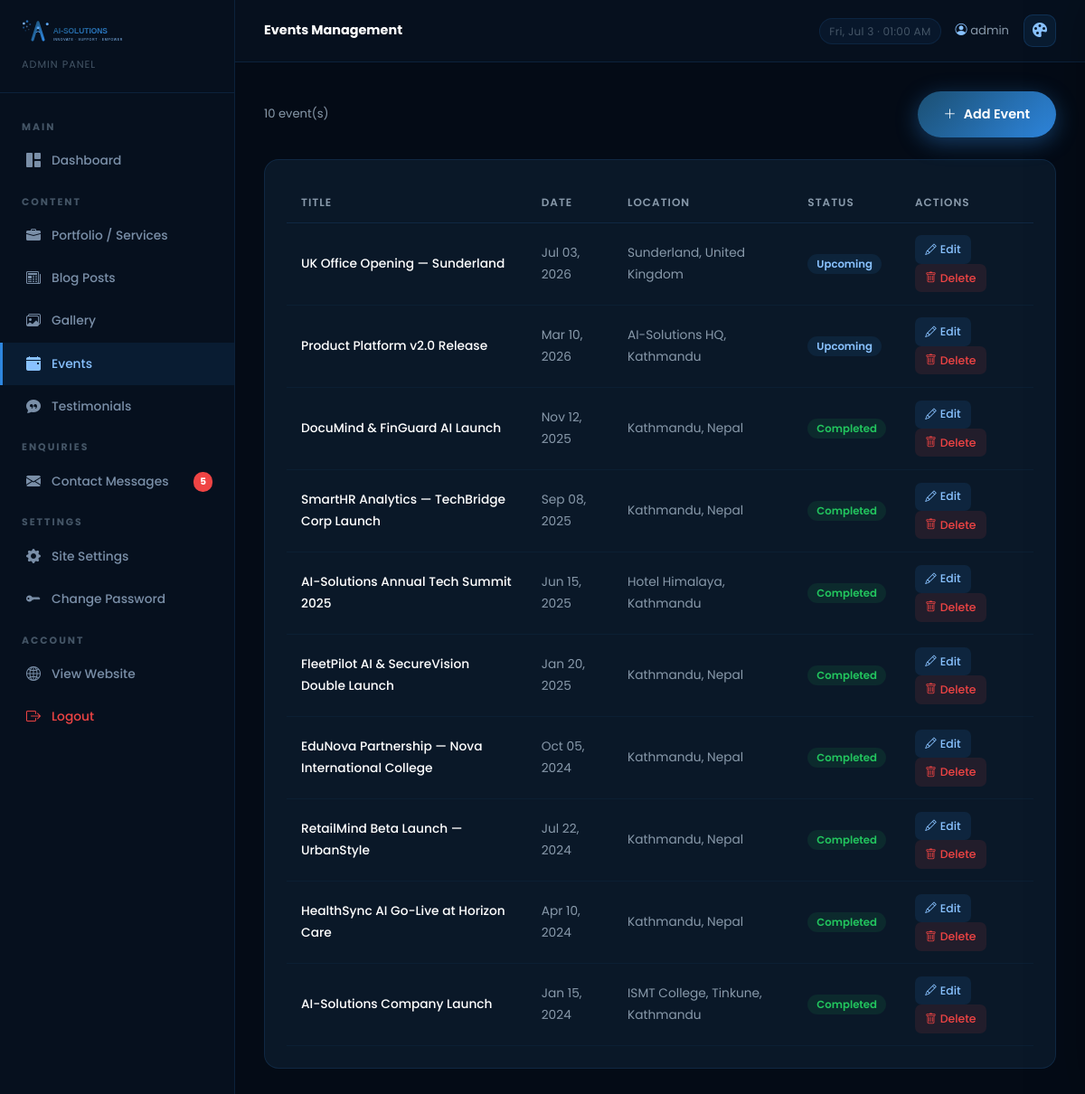
The page /panel/events/ (signed in) on the database its author committed.
### core/models.py (models this page shows, shortened)
class Event(models.Model):
    title = models.CharField(max_length=200)
    description = models.TextField()
    date = models.DateField()
    location = models.CharField(max_length=200, blank=True)
    image = models.ImageField(upload_to='events/', blank=True, null=True)
    is_completed = models.BooleanField(default=False)
    created_at = models.DateTimeField(auto_now_add=True)
    class Meta:
        ordering = ['-date']
        verbose_name = 'Event'
        verbose_name_plural = 'Events'

### panel/views.py (the view)
    def wrapper(request, *args, **kwargs):
        if not request.user.is_authenticated:
            return redirect('panel_login')
        if not request.user.is_staff:
            messages.error(request, 'Access denied.')
            return redirect('panel_login')
        return view_func(request, *args, **kwargs)

### core/context_processors.py (called while the page is built)
def site_settings(request):
    return {'settings': SiteSettings.get_settings()}

def unread_messages(request):
    if request.user.is_authenticated and request.user.is_staff:
        count = ContactMessage.objects.filter(is_read=False).count()
        return {'unread_messages_count': count}
    return {'unread_messages_count': 0}

### core/models.py (called while the page is built)
    @classmethod
    def get_settings(cls):
        obj, _ = cls.objects.get_or_create(pk=1)
        return obj

### panel/views.py (called while the page is built)
def staff_required(view_func):
    def wrapper(request, *args, **kwargs):
        if not request.user.is_authenticated:
            return redirect('panel_login')
        if not request.user.is_staff:
            messages.error(request, 'Access denied.')
            return redirect('panel_login')
        return view_func(request, *args, **kwargs)
    return wrapper

@staff_required
def events_list(request):
    return render(request, 'panel/events_list.html', {'events': Event.objects.all()})

### templates/panel/events_list.html (shortened to what this page needs)
{% extends 'panel/base_panel.html' %}
{% block page_title %}Events Management{% endblock %}
{% block content %}
<div class="d-flex justify-content-between align-items-center mb-4">
  <p style="font-size:.82rem;color:var(--text-muted);margin:0;">{{ events.count }} event(s)</p>
  <a href="{% url 'panel_event_add' %}" class="btn-primary-custom" style="display:inline-flex;"><i class="bi bi-plus-lg"></i> Add Event</a>
</div>
<div class="panel-card">
  <div class="table-responsive">
    <table class="panel-table">
      <thead><tr><th>Title</th><th>Date</th><th>Location</th><th>Status</th><th>Actions</th></tr></thead>
      <tbody>
        {% for e in events %}
        <tr>
          <td style="color:#fff;font-weight:500;">{{ e.title }}</td>
          <td>{{ e.date|date:"M d, Y" }}</td>
          <td>{{ e.location|default:"—" }}</td>
          <td>{% if e.is_completed %}<span class="badge-completed">Completed</span>{% else %}<span class="badge-upcoming">Upcoming</span>{% endif %}</td>
          <td>
            <a href="{% url 'panel_event_edit' e.pk %}" class="btn-panel-sm btn-panel-edit"><i class="bi bi-pencil"></i> Edit</a>
            <form method="post" action="{% url 'panel_event_delete' e.pk %}" class="d-inline" onsubmit="return confirm('Delete this event?')">
              {% csrf_token %}<button type="submit" class="btn-panel-sm btn-panel-delete"><i class="bi bi-trash"></i> Delete</button>
            </form>
          </td>
        </tr>
        {% empty %}
        <tr><td colspan="5" class="text-center" style="color:var(--text-muted);padding:2rem;">No events yet.</td></tr>
        {% endfor %}
      </tbody>
    </table>
  </div>
</div>
{% endblock %}

### templates/panel/base_panel.html (shortened to what this page needs)
{% load static %}
<!DOCTYPE html>
<html lang="en">
<head>
  <link href="https://cdn.jsdelivr.net/npm/bootstrap@5.3.3/dist/css/bootstrap.min.css" rel="stylesheet">
  <link rel="stylesheet" href="https://cdn.jsdelivr.net/npm/bootstrap-icons@1.11.3/font/bootstrap-icons.min.css">
  <link rel="stylesheet" href="{% static 'css/style.css' %}">
</head>
<body>
<div class="panel-wrapper">
  <aside class="panel-sidebar">
    <div class="panel-sidebar-header">
      <a href="{% url 'home' %}" class="d-block">
        <img src="{% static 'images/logo.svg' %}" alt="AI-Solutions" height="36">
      </a>
      <div style="font-size:.7rem;color:#445566;margin-top:6px;letter-spacing:1px;text-transform:uppercase;">Admin Panel</div>
    </div>
    <nav class="panel-nav">
      <span class="panel-nav-section">Main</span>
      <a href="{% url 'panel_dashboard' %}" class="panel-nav-link {% if request.resolver_match.url_name == 'panel_dashboard' %}active{% endif %}">
        <i class="bi bi-grid-1x2-fill"></i> Dashboard
      </a>
      <span class="panel-nav-section">Content</span>
      <a href="{% url 'panel_services' %}" class="panel-nav-link {% if 'panel_service' in request.resolver_match.url_name %}active{% endif %}">
        <i class="bi bi-briefcase-fill"></i> Portfolio / Services
      </a>
      <a href="{% url 'panel_blog' %}" class="panel-nav-link {% if 'panel_blog' in request.resolver_match.url_name %}active{% endif %}">
        <i class="bi bi-newspaper"></i> Blog Posts
      </a>
      <a href="{% url 'panel_gallery' %}" class="panel-nav-link {% if request.resolver_match.url_name == 'panel_gallery' %}active{% endif %}">
        <i class="bi bi-images"></i> Gallery
      </a>
      <a href="{% url 'panel_events' %}" class="panel-nav-link {% if 'panel_event' in request.resolver_match.url_name %}active{% endif %}">
        <i class="bi bi-calendar-event-fill"></i> Events
      </a>
      <a href="{% url 'panel_testimonials' %}" class="panel-nav-link {% if 'panel_testimonial' in request.resolver_match.url_name %}active{% endif %}">
        <i class="bi bi-chat-quote-fill"></i> Testimonials
      </a>
      <span class="panel-nav-section">Enquiries</span>
      <a href="{% url 'panel_contacts' %}" class="panel-nav-link {% if 'panel_contact' in request.resolver_match.url_name %}active{% endif %}">
        <i class="bi bi-envelope-fill"></i> Contact Messages
        {% with unread_count=unread_messages_count %}
        {% if unread_count > 0 %}
        <span style="margin-left:auto;background:#ef4444;color:#fff;font-size:.65rem;font-weight:700;padding:2px 7px;border-radius:10px;">{{ unread_count }}</span>
        {% endif %}
        {% endwith %}
      </a>
      <span class="panel-nav-section">Settings</span>
      <a href="{% url 'panel_settings' %}" class="panel-nav-link {% if request.resolver_match.url_name == 'panel_settings' %}active{% endif %}">
        <i class="bi bi-gear-fill"></i> Site Settings
      </a>
      <a href="{% url 'panel_password' %}" class="panel-nav-link {% if request.resolver_match.url_name == 'panel_password' %}active{% endif %}">
        <i class="bi bi-key-fill"></i> Change Password
      </a>
      <span class="panel-nav-section">Account</span>
      <a href="{% url 'home' %}" class="panel-nav-link" target="_blank">
        <i class="bi bi-globe2"></i> View Website
      </a>
      <a href="{% url 'panel_logout' %}" class="panel-nav-link" style="color:#ef4444;">
        <i class="bi bi-box-arrow-right"></i> Logout
      </a>
    </nav>
  </aside>
  <div class="panel-main">
    <div class="panel-topbar">
      <h6 style="font-size:.9rem;font-weight:700;color:#fff;margin:0;">{% block page_title %}Dashboard{% endblock %}</h6>
      <div class="d-flex align-items-center gap-3">
        <span class="panel-topbar-date d-none d-sm-block" id="panel-clock"></span>
        <span style="font-size:.82rem;color:var(--text-muted);">
          <i class="bi bi-person-circle" style="color:var(--secondary);"></i>
          {{ request.user.get_full_name|default:request.user.username }}
        </span>
        <button class="tc-trigger-btn" onclick="tcOpen()" title="Theme Customizer">
          <i class="bi bi-palette-fill"></i>
        </button>
      </div>
    </div>
    <div class="panel-content">
      {% block content %}{% endblock %}
    </div>
  </div>
</div>
</body>
</html>

### static/css/style.css (style rules this page uses)
:root { --primary: #2E86DE; --primary-dark: #1B4F72; --secondary: #89C2FF; --dark: #060f1c; --dark-card: #0a1828; --dark-card-2: #0e2038; --dark-border: rgba(46, 134, 222, 0.15); --soft-gray: #D6DBDF; --text-muted: #8899AA; --gradient-1: linear-gradient(135deg, #1B4F72 0%, #2E86DE 100%); --gradient-2: linear-gradient(135deg, #2E86DE 0%, #89C2FF 100%); --gradient-hero: linear-gradient(160deg, #050d18 0%, #0a1e38 50%, #050d18 100%); --shadow-glow: 0 0 40px rgba(46, 134, 222, 0.2); --shadow-card: 0 8px 32px rgba(0, 0, 0, 0.35); --radius-lg: 16px; --radius-pill: 50px; --transition: all 0.3s ease; }
*, *::before, *::after { box-sizing: border-box; }
html { scroll-behavior: smooth; }
body { font-family: 'Poppins', sans-serif; background-color: var(--dark); color: #C8D8E8; line-height: 1.75; overflow-x: hidden; }
h1,h2,h3,h4,h5,h6 { font-family: 'Poppins', sans-serif; font-weight: 700; color: #fff; }
a { text-decoration: none; transition: var(--transition); }
.btn-primary-custom { background: var(--gradient-1); border: none; color: #fff; padding: 0.8rem 1.8rem; border-radius: var(--radius-pill); font-weight: 600; font-size: 0.9rem; box-shadow: 0 6px 24px rgba(46,134,222,0.4); transition: var(--transition); display: inline-flex; align-items: center; gap: 8px; }
.panel-wrapper { display: flex; min-height: 100vh; background: #040b16; }
.panel-sidebar { width: 260px; background: #06101e; border-right: 1px solid var(--dark-border); display: flex; flex-direction: column; position: fixed; top: 0; left: 0; bottom: 0; overflow-y: auto; z-index: 100; }
.panel-sidebar-header { padding: 1.25rem 1.5rem; border-bottom: 1px solid var(--dark-border); }
.panel-nav { padding: 1rem 0; flex: 1; }
.panel-nav-section { font-size: 0.68rem; font-weight: 700; letter-spacing: 2px; text-transform: uppercase; color: #445566; padding: 0.75rem 1.5rem 0.3rem; display: block; }
.panel-nav-link { display: flex; align-items: center; gap: 10px; padding: 0.6rem 1.5rem; color: #7a8fa8; font-size: 0.86rem; font-weight: 500; transition: var(--transition); border-left: 3px solid transparent; }
.panel-nav-link.active { color: var(--secondary); background: rgba(46,134,222,0.1); border-left-color: var(--primary); }
.panel-nav-link i { font-size: 1rem; width: 20px; text-align: center; }
.panel-main { margin-left: 260px; flex: 1; display: flex; flex-direction: column; }
.panel-topbar { background: #06101e; border-bottom: 1px solid var(--dark-border); padding: 1rem 2rem; display: flex; align-items: center; justify-content: space-between; position: sticky; top: 0; z-index: 90; backdrop-filter: blur(8px); }
.panel-topbar-date { font-size: .75rem; color: #445566; background: rgba(46,134,222,0.07); border: 1px solid rgba(46,134,222,0.12); padding: 3px 10px; border-radius: 20px; letter-spacing: .3px; }
.panel-content { padding: 2rem; flex: 1; }
.panel-card { background: #0a1828; border: 1px solid var(--dark-border); border-radius: var(--radius-lg); padding: 1.5rem; transition: border-color 0.2s ease; }
.panel-table { width: 100%; border-collapse: collapse; }
.panel-table th { font-size: 0.75rem; font-weight: 600; text-transform: uppercase; letter-spacing: 1px; color: var(--text-muted); padding: 0.75rem 1rem; border-bottom: 1px solid var(--dark-border); white-space: nowrap; }
.panel-table td { padding: 0.85rem 1rem; font-size: 0.86rem; color: #8899aa; border-bottom: 1px solid rgba(46,134,222,0.06); vertical-align: middle; }
.panel-table td a { color: var(--secondary); }
.badge-completed { background: rgba(34,197,94,0.1); color: #22c55e; padding: 3px 10px; border-radius: 20px; font-size: 0.73rem; font-weight: 600; }
.badge-upcoming { background: rgba(46,134,222,0.1); color: var(--secondary); padding: 3px 10px; border-radius: 20px; font-size: 0.73rem; font-weight: 600; }
.btn-panel-sm { padding: 0.3rem 0.7rem; border-radius: 7px; font-size: 0.78rem; font-weight: 500; border: none; display: inline-flex; align-items: center; gap: 4px; }
.btn-panel-edit { background: rgba(46,134,222,0.12); color: var(--secondary); }
.btn-panel-delete { background: rgba(239,68,68,0.1); color: #ef4444; }
.tc-trigger-btn { width:36px; height:36px; border-radius:10px; background:rgba(46,134,222,.1); border:1px solid rgba(46,134,222,.2); color:var(--secondary); cursor:pointer; display:flex; align-items:center; justify-content:center; font-size:1rem; transition:var(--transition); }

### rows shown on the page
Event: title "UK Office Opening — Sunderland", date "Jul 03, 2026", location "Sunderland, United Kingdom", is_completed "Upcoming"
Event: title "Product Platform v2.0 Release", date "Mar 10, 2026", location "AI-Solutions HQ, Kathmandu", is_completed "Upcoming"
Event: title "DocuMind & FinGuard AI Launch", date "Nov 12, 2025", location "Kathmandu, Nepal", is_completed "Completed"
Event: title "SmartHR Analytics — TechBridge Corp Launch", date "Sep 08, 2025", location "Kathmandu, Nepal", is_completed "Completed"
Event: title "AI-Solutions Annual Tech Summit 2025", date "Jun 15, 2025", location "Hotel Himalaya, Kathmandu", is_completed "Completed"
Event: title "FleetPilot AI & SecureVision Double Launch", date "Jan 20, 2025", location "Kathmandu, Nepal", is_completed "Completed"
Event: title "EduNova Partnership — Nova International College", date "Oct 05, 2024", location "Kathmandu, Nepal", is_completed "Completed"
Event: title "RetailMind Beta Launch — UrbanStyle", date "Jul 22, 2024", location "Kathmandu, Nepal", is_completed "Completed"
Event: title "HealthSync AI Go-Live at Horizon Care", date "Apr 10, 2024", location "Kathmandu, Nepal", is_completed "Completed"
Event: title "AI-Solutions Company Launch", date "Jan 15, 2024", location "ISMT College, Tinkune, Kathmandu", is_completed "Completed"

### other values the page prints
{{ unread_count }} "5"
{{ request.user.get_full_name|default:request.user.username }} "admin"
{{ events.count }} "10"
